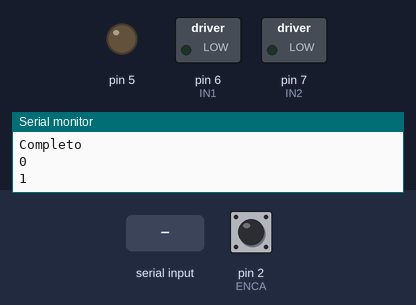
This sketch was run on a simulated Arduino Uno, built with avr-gcc and run on an emulated ATmega328P. On the bench: switched loads named in the sketch (green lamp = pin HIGH), output pins drawn as LEDs (lit = HIGH), the last lines printed to the serial monitor. The inputs (shaded band) are chosen by the test bench; at power-on: pin 2 (ENCA) HIGH.

Above: at 1.2 s.
1.3 s: "90,45," received over Serial
At 3.5 s:
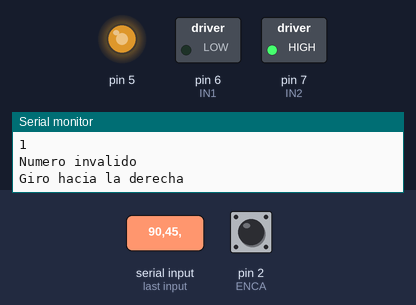
Timing chart, 0 to 5.0 s (numbered marks = the images above; inputs shaded):
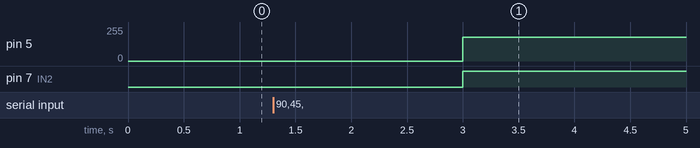

Measured:
- after the input at 1.3 s, pin 5: 0/255 → 180/255 after 1.7 s; pin 7 (IN2): LOW → HIGH after 1.7 s

The sketch:

Motor_funcionando2.ino
```cpp
#include <util/atomic.h> // For the ATOMIC_BLOCK macro

#define IN1 6    // Input3 conectada al pin 5 DC1
#define IN2 7    // Input4 conectada al pin 4 DC2
#define ENCA 2    // ENA conectada al pin 3 de Arduino
#define ENCB 4    //ENB
#define PWM1 5     // PWM Velocidad

String operacion;
String valor;
int pulsos = 0;
int valor_pulsos = 0;

int contador = 0;
int contador2 = 0;
int rounds = 0;
int limit;
int ratio = 1580;
int operacion_int = 1;

void setup()
{
  Serial.begin(9600);
  pinMode (ENCA, INPUT_PULLUP);
  pinMode (ENCB, INPUT_PULLUP);
  pinMode (IN1, OUTPUT);
  pinMode (IN2, OUTPUT);
  attachInterrupt(digitalPinToInterrupt(ENCA), interrupcion, RISING);
  attachInterrupt(digitalPinToInterrupt(ENCB), interrupcion2, RISING);
}

void loop()
{
  if (Serial.available()) {
    operacion = Serial.readStringUntil(',');
    valor = Serial.readStringUntil('\n');
    int operacion_int;
    operacion_int = operacion.toInt();
    limit = valor.toInt();
    limit = limit * (ratio / 360);

  if (!isdigit(operacion_int) || !isdigit(limit)) {
    Serial.println("Numero invalido");
  }
  }
  switch (operacion_int) {
    case 0:
      Serial.println("Giro hacia la izquierda");
      digitalWrite(IN1, HIGH);
      digitalWrite(IN2, LOW);
      break;
    case 1:
      Serial.println("Giro hacia la derecha");
      digitalWrite(IN1, LOW);
      digitalWrite(IN2, HIGH);
      break;
    default: Serial.println("Operación no reconocida");

      //Preparamos la salida para que el motor gire en un sentido
  }
  float kp = 1;

  int pos = 0;
    ATOMIC_BLOCK(ATOMIC_RESTORESTATE) {
      pos = contador;
    }

  float e = contador - limit;
  float u = kp * e;

  float pwr = fabs(u);
    if ( pwr > 255 ) {
      pwr = 255;
    }
    int dir = 1;
    if (u < 0) {
      dir = -1;
    }
  setMotor(dir, pwr, PWM1, IN1, IN2);


  while (abs(contador) < limit) {
    delay(1);
  }
  Serial.println("beforeif");
  if (abs(contador) >= limit) {
    Serial.println("if");
    digitalWrite (IN1, LOW);
    digitalWrite (IN2, LOW);
    Serial.println("Completo");
    Serial.println(contador);
    Serial.println(rounds);
    rounds++;
    delay(1000);
    contador = 0;
  }
}


void setMotor(int dir, int pwmVal, int pwm, int in1, int in2) {
  //set direction and speed of motor
  analogWrite(pwm, pwmVal);
  if (dir == 1) {
    digitalWrite(in1, HIGH);
    digitalWrite(in2, LOW);
  }
  else if (dir == -1) {
    digitalWrite(in1, LOW);
    digitalWrite(in2, HIGH);
  }
  else {
    digitalWrite(in1, LOW);
    digitalWrite(in2, LOW);
    /*pulsos, dir = 0;*/
  }
}
/*analogWrite(ENA,255);

  Serial.print("pulsos: ");
  Serial.println(contador);
  analogWrite(ENA,0);*/


/* // Aplicamos PWM al pin ENB, haciendo girar el motor, cada 2 seg aumenta la velocidad
  analogWrite(ENA,55);
  delay(2000);
  analogWrite(ENA,105);
  delay(2000);
  analogWrite(ENA,255);
  delay(2000);
  // Apagamos el motor y esperamos 5 seg
  analogWrite(ENA,0);
  delay(2000);*/

void interrupcion() {
  if (digitalRead(ENCA) ==  digitalRead(ENCB))   contador++;
  else contador--;
}

void interrupcion2() {
  if (digitalRead(ENCA) ==  digitalRead(ENCB))   contador--;
  else contador++;
}
```
